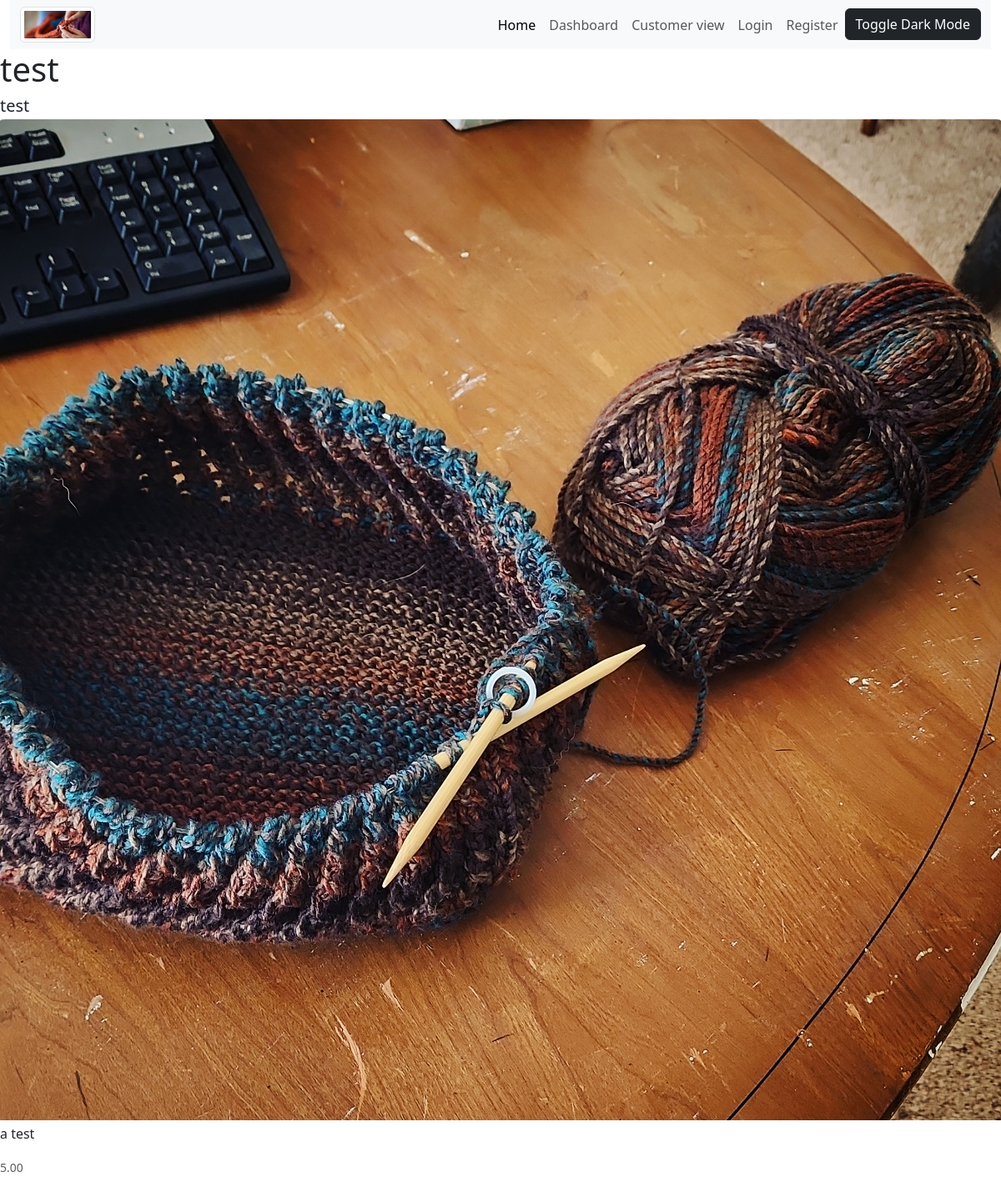
Page /product_details/43/ on the committed database.
### fiberworks_app/models.py (models this page shows, shortened)
class Product(models.Model):
    CATEGORY = (
        ('hats', 'hats'),
        ('shawls', 'shawls'),
        ('blankets', 'blankets'),
        ('scarves', 'scarves'),
        ('other', 'other'),
    )
    name = models.CharField(max_length=100)
    price = models.DecimalField(max_digits=5, decimal_places=2)
    description = models.CharField(max_length=250, blank=True, null=True)
    category = models.CharField(max_length=20, default='hats', choices=CATEGORY)
    tags = models.ManyToManyField(Tag, blank=True)
    image = models.ImageField(blank=True, null=True)
    in_stock = models.BooleanField(default=False)
    on_homepage = models.BooleanField(default=False)

### fiberworks_app/views.py (the view)
# urls.py: path('product_details/<str:pk>/', views.ProductDetailView.as_view(), name='product_details'),
class ProductDetailView(DetailView):
    model = Product
    template_name = 'fiberworks_app/product_details.html'
    context_object_name = 'product'

### fiberworks_app/templates/fiberworks_app/product_details.html
{% extends 'fiberworks_app/base_template.html' %}
{% block content %}
  <h1>{{ product.name }}</h1>
  <div class="card-body">
    <h5 class="card-title">{{ product.name }}</h5>
    {% if product.image %}
      <img class="card-img-top py-1 rounded-top" src="{{ product.image.url }}" alt="Card image" style="width: 100%" />
    {% else %}
      <img class="card-img-top py-1 rounded-top" src="https://images.unsplash.com/photo-1544967919-44c1ef2f9e7a?auto=format&fit=crop&q=60&w=600&ixlib=rb-4.0.3&ixid=M3wxMjA3fDB8MHxzZWFyY2h8Nnx8a25pdHxlbnwwfHwwfHx8MA%3D%3D" alt="Card image" style="width: 100%" />
    {% endif %}
    <p class="card-text">{{ product.description }}</p>
    <p class="card-text">
      <small class="text-muted">{{ product.price }}</small>
    </p>
  </div>
{% endblock %}

### rows in the picture
Product: name "test", image (picture), description "a test", price "5.00"
